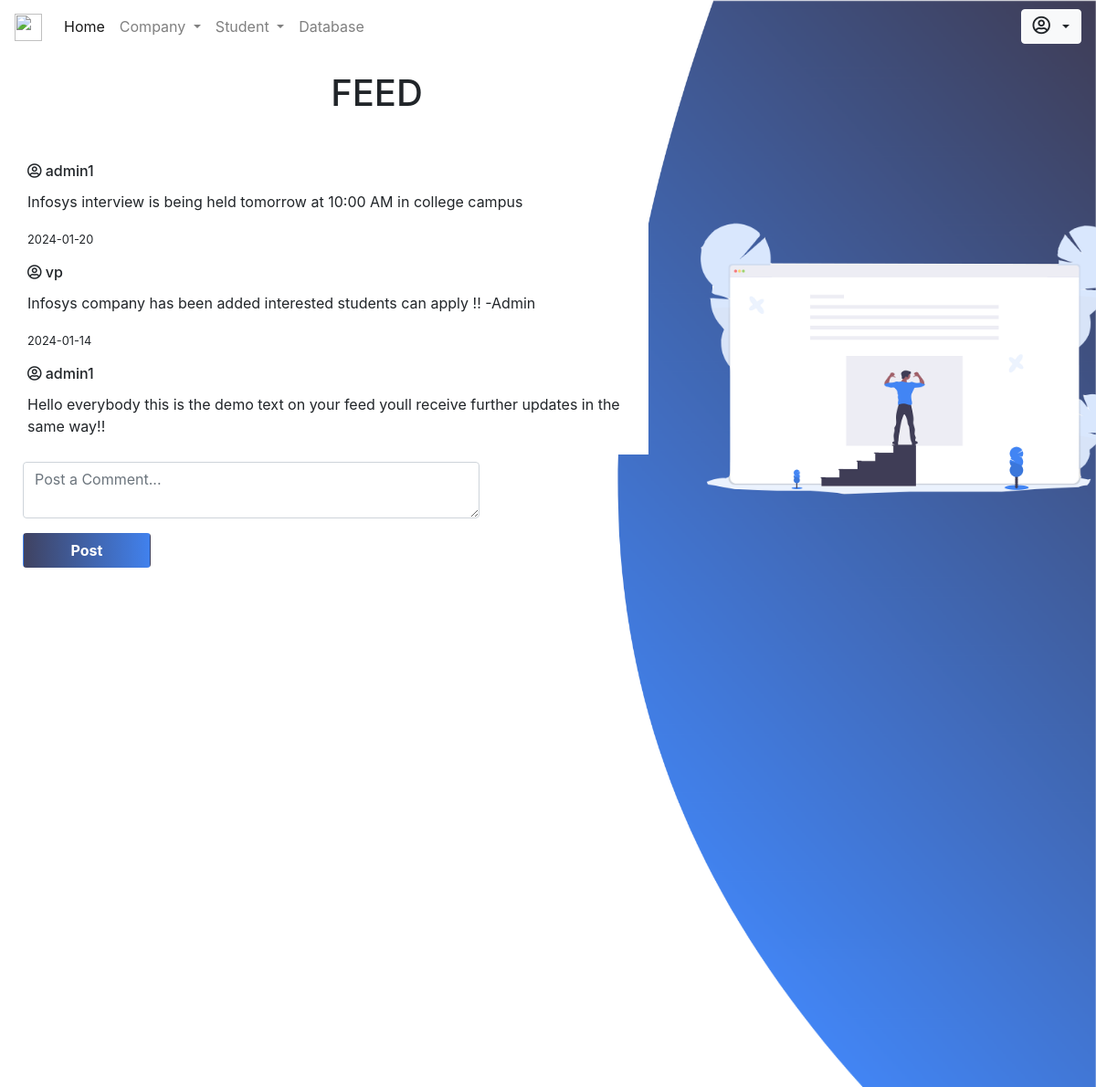
The app's page /admin/index.php with its own data.
### tables this page shows
CREATE TABLE IF NOT EXISTS `feed` (
  `id` int(255) NOT NULL AUTO_INCREMENT,
  `user` varchar(100) DEFAULT NULL,
  `message` text,
  `date` date DEFAULT NULL,
  `time` time NOT NULL,
  PRIMARY KEY (`id`)
);

### admin/index.php (the view, shortened to what this page needs)
<!DOCTYPE html>
<html lang="en">
<head>
    <link rel="stylesheet" type="text/css" href="css/addcomp.css">
    <?php include_once 'includes/head.php' ?>
</head>
<body>
    <div>
    	<img id="img2" src="../images/feedicon.png" width="550px" style="position: absolute; position: fixed; z-index: 1; margin-left: 60%; margin-top: 18vh;">
    </div>
    <img src="../images/feed.png" id="img1" style="position: fixed;">
    	<?php include_once 'includes/nav.php' ?>
    <div class="content" style="margin-top: 20px; margin-left: 10px;">
    	<h1 class="form-row justify-content-center" style="margin-left: 100px;">FEED</h1> <br>
    	<div class="pre-scrollable" style="width: 700px; height: 400px; scroll-behavior: auto;">
         <div style="max-height: 90vh;">
             <div class="card" style="border: none;">
          <div class="card-body">
            <?php
                $sql = "select * from feed order by date desc, time desc;";
                $res = mysqli_query($conn, $sql);
                $rescheck = mysqli_num_rows($res);
                if ($rescheck > 0) {
                    while ($row = mysqli_fetch_assoc($res)) {
                        ?>
                        <h6 class="card-title"><i class="far fa-user-circle"></i>&nbsp;<?php echo $row['user']; ?></h6>
                        <p class="card-text"><?php echo $row['message']; ?></p>
                        <p><small><?php echo $row['date']; ?></small></p>
                        <?php
                    }
                }
            ?>
          </div>
        </div>
        </div>
        </div>
    	<form action="php/feed.inc.php" method="POST" style="margin-left: 15px; margin-top: 8px;">
		 	<div class="form-group">
		 		<textarea class="form-control" style="width: 500px;" name="message" placeholder="Post a Comment..."></textarea>
		 	</div>
		 	<div class="form-group">
		 		<button type="submit" class="btn" name="post" style="color: white; width: 140px;
									font-weight: bold; background: linear-gradient(to left, #4181ED, #3F4261);">Post</button>
		 	</div>
		  </form>
    </div>
</body>
</html>

### admin/includes/head.php (shortened to what this page needs)
<link rel="stylesheet" href="includes/bootstrap/bootstrap.min.css">
<link rel="stylesheet" href="https://use.fontawesome.com/releases/v5.8.1/css/all.css">

### admin/includes/nav.php (shortened to what this page needs)
<nav class="navbar navbar-expand-lg navbar-light bg-transparent">
  <a class="navbar-brand" href="#"><img src="../images/logo.png" style="width: 30px; height: 30px;"></a>
  <div class="collapse navbar-collapse" id="navbarSupportedContent">
    <ul class="navbar-nav mr-auto">
      <li class="nav-item active" id="home">
        <a class="nav-link" href="index.php">Home <span class="sr-only">(current)</span></a>
      </li>
      <li class="nav-item dropdown">
        <a class="nav-link dropdown-toggle" href="#" id="navbarDropdown" role="button" data-toggle="dropdown" aria-haspopup="true" aria-expanded="false">
          Company
        </a>
      </li>
      <li class="nav-item dropdown">
        <a class="nav-link dropdown-toggle" href="#" id="navbarDropdown" role="button" data-toggle="dropdown" aria-haspopup="true" aria-expanded="false">
          Student
        </a>
      </li>
      <li class="nav-item" id="help">
        <a class="nav-link"href="http://localhost/phpmyadmin/index.php?route=/database/structure&db=placement">Database</a>
      </li>
    </ul>
      <form class="form-inline my-2 my-lg-0">
          <li class="nav-item dropdown" style="list-style: none;">
          <button class="btn btn-light dropdown-toggle" href="#" id="navbarDropdown" role="button" data-toggle="dropdown" aria-haspopup="true" aria-expanded="false" style="outline: 0 none;">
            <i class="far fa-user-circle" style="font-size: 20px;"></i>&nbsp;<?php echo $_SESSION['username']; ?>
          </button>
        </li>
      </form>
  </div>
</nav>

### admin/css/addcomp.css (style rules this page uses)
#img1 { position: absolute; height: 100vh; width: 100%; position: fixed; }
#img1,.content { position: absolute; }
form { margin-left: 120px; }
button { background: #514DC0; }
#img2 { z-index: 0; }

### records on screen
feed: user "admin1", message "Infosys interview is being held tomorrow at 10:00 AM in college campus", date "2024-01-20"
feed: user "vp", message "Infosys company has been added interested students can apply !! -Admin", date "2024-01-14"
feed: user "admin1", message "Hello everybody this is the demo text on your feed youll receive further updates in the same way!!"
